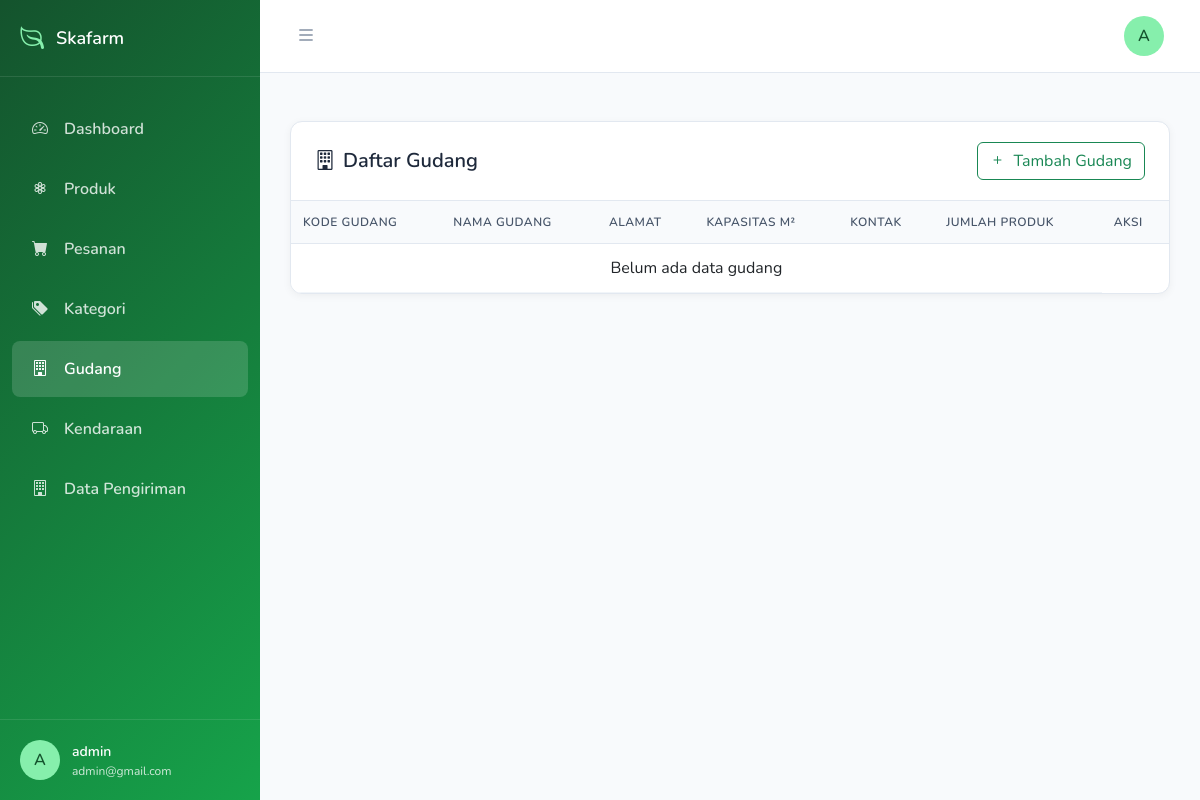
The app's page /index.php?controller=gudang&action=index (signed in), older data.
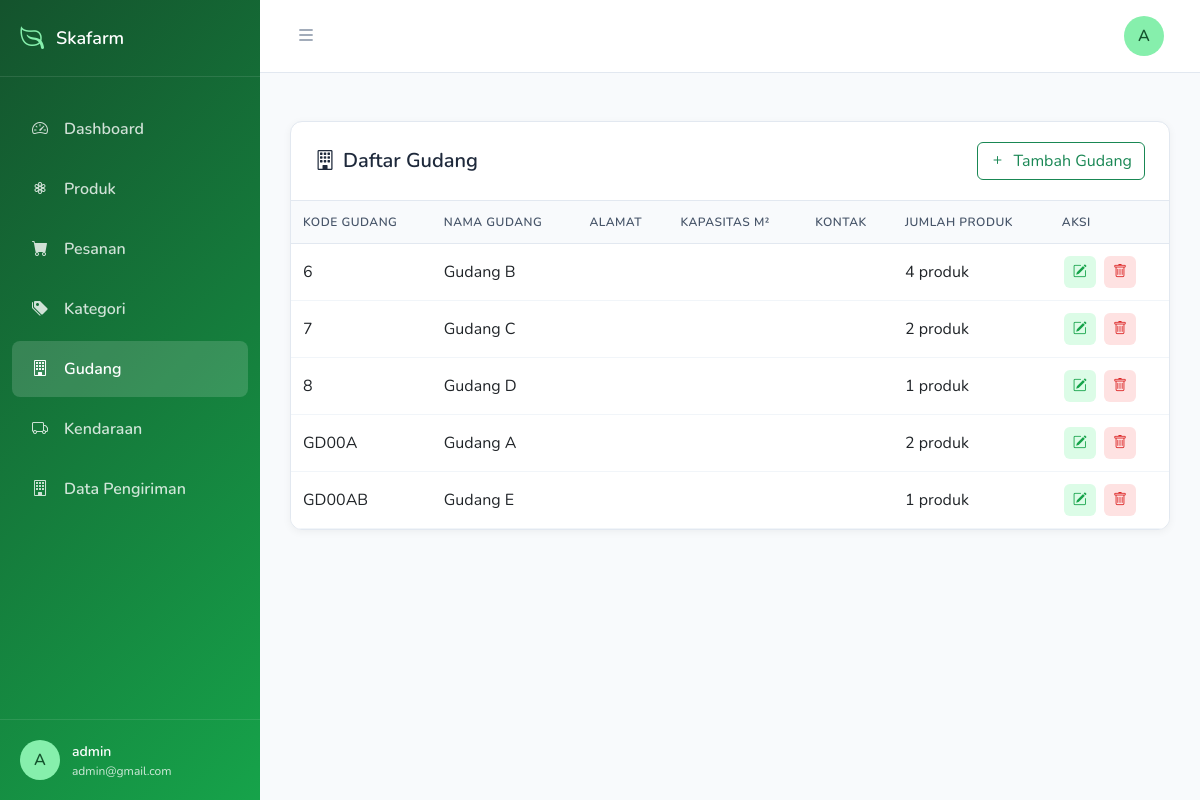
The same page, newer data.
### tables this page shows
CREATE TABLE `gudang` (
  `kode_gudang` varchar(255) NOT NULL,
  `nama_gudang` varchar(255) NOT NULL,
  `golongan` varchar(255) NOT NULL,
  `keterangan` text NOT NULL
);

### controllers/GudangController.php (called while the page is built, shortened)
<?php
require_once(__DIR__ . '/../models/Gudang.php');
class GudangController
{
    private $model;
    public function __construct($conn)
    {
        $this->model = new Gudang($conn);
    }
    public function index()
    {
        $data = $this->model->getAll();
        require_once(__DIR__ . '/../views/dashboard/gudang.php');
    }
}

### models/Gudang.php (called while the page is built, shortened)
<?php
class Gudang
{
    private $conn;
    public function __construct($db)
    {
        $this->conn = $db;
    }
    public function getAll()
    {
        $sql = "SELECT g.*, COUNT(b.kode_produk) AS total_produk
                FROM gudang g
                LEFT JOIN produk b ON g.kode_gudang = b.kode_gudang
                GROUP BY g.kode_gudang";
        $stmt = $this->conn->prepare($sql);
        $stmt->execute();
        return $stmt;
    }
}

### views/dashboard/gudang.php (the view, shortened to what this page needs)
<?php require_once(__DIR__ . "/../components/dashboard/head.php"); ?>
<?php require_once(__DIR__ . "/../components/dashboard/sidebar.php"); ?>
<div class="main-content" id="mainContent">
  <?php require_once(__DIR__ . "/../components/dashboard/header.php"); ?>
  <div class="table-section pt-5">
    <div class="table-card">
      <div class="table-header">
        <h5><i class="bi bi-building me-2"></i>Daftar Gudang</h5>
        <button class="btn btn-outline-success" data-bs-toggle="modal" data-bs-target="#gudangModal">
          <i class="bi bi-plus me-2"></i>Tambah Gudang
        </button>
      </div>
      <div class="table-responsive">
        <table class="table table-hover">
          <thead>
            <tr>
              <th>Kode Gudang</th>
              <th>Nama Gudang</th>
              <th>Alamat</th>
              <th>Kapasitas m²</th>
              <th>Kontak</th>
              <th>Jumlah Produk</th>
              <th>Aksi</th>
            </tr>
          </thead>
          <tbody>
            <?php if ($data && $data->rowCount() > 0): ?>
              <?php while ($row = $data->fetch(PDO::FETCH_ASSOC)): ?>
                <tr>
                  <td><?= $row['kode_gudang'] ?></td>
                  <td><?= $row['nama_gudang'] ?></td>
                  <td><?= $row['alamat'] ?></td>
                  <td><?= $row['kapasitas'] ?></td>
                  <td><?= $row['kontak'] ?></td>
                  <td><?= $row['total_produk'] ?> produk</td>
                  <td>
                    <button class="action-btn btn-edit"
                      data-bs-toggle="modal"
                      data-bs-target="#gudangModal"
                      data-id="<?= $row['kode_gudang'] ?>"
                      data-nama="<?= $row['nama_gudang'] ?>"
                      data-alamat="<?= $row['alamat'] ?>"
                      data-kapasitas="<?= $row['kapasitas'] ?>"
                      data-kontak="<?= $row['kontak'] ?>">
                      <i class="bi bi-pencil-square"></i>
                    </button>
                    <button class="action-btn btn-delete"
                      data-bs-toggle="modal"
                      data-bs-target="#confirmModal"
                      data-id="<?= $row['kode_gudang'] ?>">
                      <i class="bi bi-trash"></i>
                    </button>
                  </td>
                </tr>
              <?php endwhile; ?>
            <?php else: ?>
              <tr>
                <td colspan="6" class="text-center">Belum ada data gudang</td>
              </tr>
            <?php endif; ?>
          </tbody>
        </table>
      </div>
    </div>
  </div>
</div>
<?php require_once(__DIR__ . "/../components/dashboard/footer.php"); ?>

### index.php (shortened to what this page needs)
<?php
require_once(__DIR__ . "/config/database.php");
$controller = $_GET['controller'] ?? 'landing';
$action     = $_GET['action'] ?? 'beranda';
switch ($controller) {
    case 'gudang':
        require_once(__DIR__ . "/controllers/GudangController.php");
        $gudangController = new GudangController($conn);
        switch ($action) {
            case 'index':
                $gudangController->index();
                break;
        }
        break;
}

### views/components/dashboard/head.php (shortened to what this page needs)
<?php
function getInitials($name)
{
    $words = explode(" ", trim($name));
    $initials = "";
    foreach ($words as $w) {
        if ($w !== "") {
            $initials .= strtoupper($w[0]);
        }
    }
    return $initials ?: "U";
}
?>
<!DOCTYPE html>
<html lang="id">
<head>
    <link
        href="https://cdn.jsdelivr.net/npm/bootstrap@5.3.0/dist/css/bootstrap.min.css"
        rel="stylesheet" />
    <link href="https://cdn.jsdelivr.net/npm/bootstrap-icons/font/bootstrap-icons.css" rel="stylesheet">
    <link rel="stylesheet" href="assets/css/style.css">
</head>
<body>

### views/components/dashboard/sidebar.php (shortened to what this page needs)
<?php
function isActive($controller, $action = 'beranda')
{
    return ($_GET['controller'] === $controller && $_GET['action'] === $action)
        ? 'active'
        : '';
}
?>
<div class="sidebar" id="sidebar">
    <div class="sidebar-header">
        <i class="bi bi-leaf logo-icon"></i>
        <span class="logo-text">Skafarm</span>
    </div>
    <nav class="sidebar-menu">
        <a href="index.php?controller=dashboard&action=beranda"
            class="menu-item <?= isActive('dashboard', 'beranda') ?>">
            <i class="bi bi-speedometer2"></i>
            <span>Dashboard </span>
        </a>
        <a href="index.php?controller=produk&action=index"
            class="menu-item <?= isActive('produk', 'index') ?>">
            <i class="bi bi-flower3"></i>
            <span>Produk</span>
        </a>
        <a href="index.php?controller=dashboard&action=pesanan"
            class="menu-item <?= isActive('dashboard', 'pesanan') ?>">
            <i class="bi bi-cart-fill"></i>
            <span>Pesanan</span>
        </a>
        <a href="index.php?controller=kategori&action=index"
            class="menu-item <?= isActive('kategori', 'index') ?>">
            <i class="bi bi-tags-fill"></i>
            <span>Kategori</span>
        </a>
        <a href="index.php?controller=gudang&action=index"
            class="menu-item <?= isActive('gudang', 'index') ?>">
            <i class="bi bi-building"></i>
            <span>Gudang</span>
        </a>
        <a href="index.php?controller=kendaraan&action=index"
            class="menu-item <?= isActive('kendaraan', 'index') ?>">
            <i class="bi bi-truck"></i>
            <span>Kendaraan</span>
        </a>
        <a href="index.php?controller=pengiriman&action=index"
            class="menu-item <?= isActive('pengiriman', 'index') ?>">
            <i class="bi bi-building"></i>
            <span>Data Pengiriman</span>
        </a>
    </nav>
    <div class="sidebar-footer">
        <div class="user-profile">
            <div class="user-avatar"><?= getInitials($_SESSION['username'] ?? "User") ?></div>
            <div class="user-info">
                <div style="font-weight: 600; font-size: 14px"><?= $_SESSION['username']?></div>
                <div style="font-size: 12px; opacity: 0.8"><?= $_SESSION['email']?></div>
            </div>
        </div>
    </div>
</div>

### views/components/dashboard/header.php (shortened to what this page needs)
<div class="topbar">
    <button class="hamburger-btn" id="toggleSidebar">
        <i class="bi bi-list"></i>
    </button>
    <div class="topbar-actions">
        <div class="profile-dropdown">
            <button class="profile-btn" onclick="toggleProfileDropdown()">
                <div class="user-avatar">
                    <?= getInitials($_SESSION['username'] ?? "User") ?>
                </div>
            </button>
        </div>
    </div>
</div>

### views/components/dashboard/footer.php (shortened to what this page needs)
</body>
</html>

### assets/css/style.css (style rules this page uses)
body { box-sizing: border-box; font-family: "Nunito", sans-serif; background-color: #f8fafc; margin: 0; overflow-x: hidden; }
.sidebar { position: fixed; top: 0; left: 0; height: 100vh; width: 260px; background: linear-gradient(135deg, #14532d 0%, #16a34a 100%); color: white; transition: all 0.3s ease; z-index: 1000; overflow-y: auto; }
.sidebar-header { padding: 20px; border-bottom: 1px solid rgba(255, 255, 255, 0.1); display: flex; align-items: center; gap: 12px; }
.sidebar-header .logo-icon { font-size: 24px; color: #86efac; }
.sidebar-header .logo-text { font-weight: 600; font-size: 18px; transition: opacity 0.3s ease; }
.sidebar-menu { padding: 20px 0; }
.menu-item { display: flex; align-items: center; padding: 16px 20px; margin: 4px 12px; color: rgba(255, 255, 255, 0.8); text-decoration: none; transition: all 0.3s ease; border-radius: 8px; font-weight: 600; }
.menu-item:hover, .menu-item.active { background-color: rgba(255, 255, 255, 0.15); color: white; }
.menu-item i { width: 20px; margin-right: 12px; font-size: 16px; }
.sidebar-footer { position: absolute; bottom: 0; left: 0; right: 0; padding: 20px; border-top: 1px solid rgba(255, 255, 255, 0.1); }
.user-profile { display: flex; align-items: center; gap: 12px; }
.user-avatar { width: 40px; height: 40px; border-radius: 50%; background: #86efac; display: flex; align-items: center; justify-content: center; font-weight: 600; color: #14532d; }
.main-content { margin-left: 260px; transition: margin-left 0.3s ease; min-height: 100vh; }
.topbar { background: white; padding: 15px 30px; display: flex; justify-content: space-between; align-items: center; border-bottom: 1px solid #e2e8f0; }
.hamburger-btn { background: none; border: none; font-size: 20px; color: #64748b; cursor: pointer; }
.topbar-actions { display: flex; align-items: center; gap: 15px; }
.profile-dropdown { position: relative; }
.profile-btn { background: none; border: none; cursor: pointer; }
.table-section { padding: 0 30px; margin-bottom: 30px; }
.table-card { background: white; border-radius: 12px; box-shadow: 0 2px 8px rgba(0, 0, 0, 0.05); border: 1px solid #e2e8f0; overflow: hidden; }
.table-header { padding: 20px 24px; border-bottom: 1px solid #e2e8f0; display: flex; justify-content: space-between; align-items: center; }
.table-header h5 { margin: 0; font-weight: 600; color: #1e293b; }
.table-responsive { max-height: 900px; overflow-y: auto; }
.table { margin-bottom: 0; }
.table th { background: #f8fafc; border-bottom: 1px solid #e2e8f0; font-weight: 600; color: #475569; font-size: 12px; text-transform: uppercase; letter-spacing: 0.5px; padding: 12px; }
.table td { padding: 12px; vertical-align: middle; border-bottom: 1px solid #f1f5f9; }
.action-btn { width: 32px; height: 32px; border-radius: 6px; border: none; display: inline-flex; align-items: center; justify-content: center; margin: 0 2px; font-size: 14px; cursor: pointer; }
.btn-edit { background: #dcfce7; color: #16a34a; }
.btn-delete { background: #fee2e2; color: #dc2626; }

Row changes from the older to the newer data that the page shows:
added gudang: kode_gudang "6", nama_gudang "Gudang B", total_produk "4"
added gudang: kode_gudang "7", nama_gudang "Gudang C", total_produk "2"
added gudang: kode_gudang "8", nama_gudang "Gudang D", total_produk "1"
added gudang: kode_gudang "GD00A", nama_gudang "Gudang A", total_produk "2"
added gudang: kode_gudang "GD00AB", nama_gudang "Gudang E", total_produk "1"
Text that changed along with them:
text no longer shown: "Belum ada data gudang"
